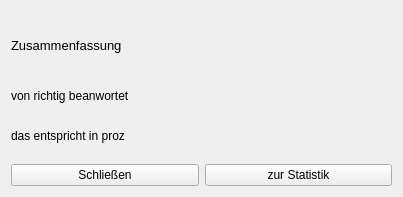
<?xml version="1.0" encoding="UTF-8"?>
<ui version="4.0">
 <class>Form</class>
 <widget class="QWidget" name="Form">
  <property name="geometry">
   <rect>
    <x>0</x>
    <y>0</y>
    <width>403</width>
    <height>197</height>
   </rect>
  </property>
  <property name="windowTitle">
   <string>Auswertung</string>
  </property>
  <layout class="QVBoxLayout" name="verticalLayout_2">
   <item>
    <layout class="QVBoxLayout" name="verticalLayout" stretch="3,1,2,0">
     <item>
      <widget class="QLabel" name="labZusammenfassung">
       <property name="font">
        <font>
         <pointsize>10</pointsize>
        </font>
       </property>
       <property name="text">
        <string>Zusammenfassung</string>
       </property>
      </widget>
     </item>
     <item>
      <widget class="QLabel" name="labRichtigBeantwortete">
       <property name="text">
        <string>von richtig beanwortet</string>
       </property>
      </widget>
     </item>
     <item>
      <widget class="QLabel" name="labInProz">
       <property name="text">
        <string>das entspricht in proz</string>
       </property>
      </widget>
     </item>
     <item>
      <layout class="QHBoxLayout" name="horizontalLayout">
       <item>
        <widget class="QPushButton" name="PbSchliessen">
         <property name="text">
          <string>Schließen</string>
         </property>
        </widget>
       </item>
       <item>
        <widget class="QPushButton" name="pbStatistik">
         <property name="text">
          <string>zur Statistik</string>
         </property>
        </widget>
       </item>
      </layout>
     </item>
    </layout>
   </item>
  </layout>
 </widget>
 <resources/>
 <connections/>
</ui>
